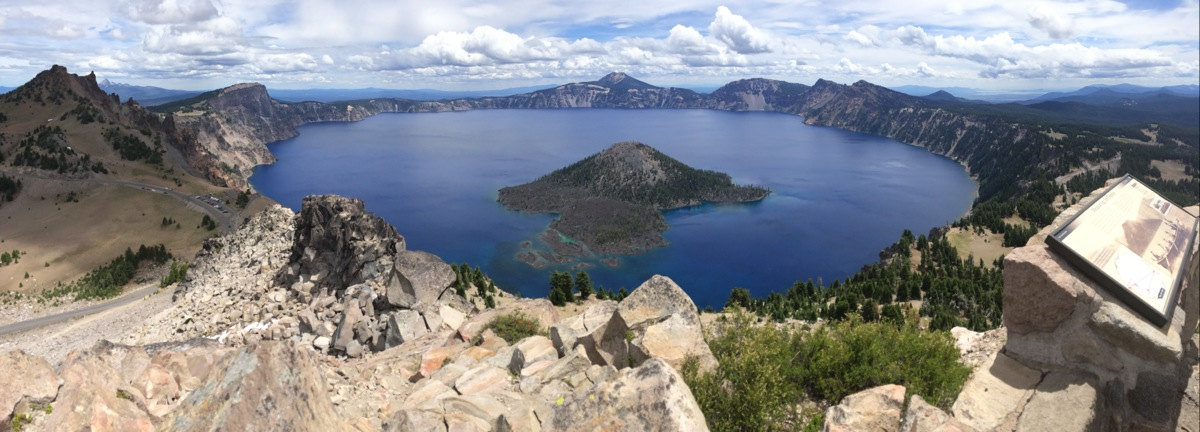
#> input picture createrLake.tiff, 1200 x 432 px
$ jupyter execute --allow-errors compression_decompression_asfunctions.ipynb   (shell and % lines are left out)   (older library calls are emulated)
#> lines starting #> are read from the running program, lines starting #| are printed output that depends on the picture
#> further down, rgbImage is the input picture: shape (432, 1200, 3); mean R, G, B 135.6, 137.4, 141.3
[cell 1]
#initialise variables and import dependencies
%pylab
import numpy as np
from numpy import *
import matplotlib.pyplot as plt
from scipy import fftpack
from scipy import misc
from scipy import ndimage
from __future__ import division
from sys import getsizeof
import IPython
import scipy
# Import functions and libraries
import numpy as np
import matplotlib.pyplot as plt
import scipy
from PIL import Image

from numpy import pi
from numpy import sin
from numpy import zeros
from numpy import r_
from scipy import signal
from scipy import misc # pip install Pillow
import matplotlib.pylab as pylab
import os
# import zigzag functions
from zigzag import *

[cell 2]
# [4 lines left out: function formatImage, not called in this run]

def reformatImage(image):
    img = np.array(image, dtype = uint8)
    return img
def dct2(a):
    return scipy.fftpack.dct( scipy.fftpack.dct( a, axis=0, norm='ortho' ), axis=1, norm='ortho' )

def idct2(a):
    return scipy.fftpack.idct( scipy.fftpack.idct( a, axis=0 , norm='ortho'), axis=1 , norm='ortho')

# [8 lines left out: function EE123_psnr, not called in this run]

def rgb_to_ycbcr(r, g, b):
    y  = 0.299*r + 0.587*g    + 0.114*b
    cb = 128     - 0.168736*r - 0.331364*g + 0.5*b
    cr = 128     + 0.5*r      - 0.418688*g - 0.081312*b
    return y,cb,cr

# [11 lines left out: function ycbcr_to_rgb, not called in this run]
quality=10
if quality <50:
    alpha=50/quality
else:  alpha=2-quality/50
# Quantization Matrix
QUANTIZATION_MAT_Y = alpha * np.array([[16,11,10,16,24,40,51,61],[12,12,14,19,26,58,60,55],[14,13,16,24,40,57,69,56 ],[14,17,22,29,51,87,80,62],[18,22,37,56,68,109,103,77],[24,35,55,64,81,104,113,92],[49,64,78,87,103,121,120,101],[72,92,95,98,112,100,103,99]])
QUANTIZATION_MAT_C = alpha * np.array([[17, 18, 24, 47, 99, 99, 99, 99],[18, 21, 26, 66, 99, 99, 99, 99],[24, 26, 56, 99, 99, 99, 99, 99],[47, 66, 99, 99, 99, 99, 99, 99],[99, 99, 99, 99, 99, 99, 99, 99],[99, 99, 99, 99, 99, 99, 99, 99],[99, 99, 99, 99, 99, 99, 99, 99],[99, 99, 99, 99, 99, 99, 99, 99],])


# [16 lines left out: function get_run_length_encoding, not called in this run]
# defining block size
block_size = 8

[cell 3]
def compress(rgbImage,quality):
#> called with quality = 25
    global QUANTIZATION_MAT_C,QUANTIZATION_MAT_Y
    if quality <50:
        alpha=50/quality
    else:  alpha=2-quality/50
    # Quantization Matrix
    QUANTIZATION_MAT_Y = alpha * np.array([[16,11,10,16,24,40,51,61],[12,12,14,19,26,58,60,55],[14,13,16,24,40,57,69,56 ],[14,17,22,29,51,87,80,62],[18,22,37,56,68,109,103,77],[24,35,55,64,81,104,113,92],[49,64,78,87,103,121,120,101],[72,92,95,98,112,100,103,99]])
    QUANTIZATION_MAT_C = alpha * np.array([[17, 18, 24, 47, 99, 99, 99, 99],[18, 21, 26, 66, 99, 99, 99, 99],[24, 26, 56, 99, 99, 99, 99, 99],[47, 66, 99, 99, 99, 99, 99, 99],[99, 99, 99, 99, 99, 99, 99, 99],[99, 99, 99, 99, 99, 99, 99, 99],[99, 99, 99, 99, 99, 99, 99, 99],[99, 99, 99, 99, 99, 99, 99, 99],])
    #Extract color channels
    redChannel = rgbImage[:,:,0]
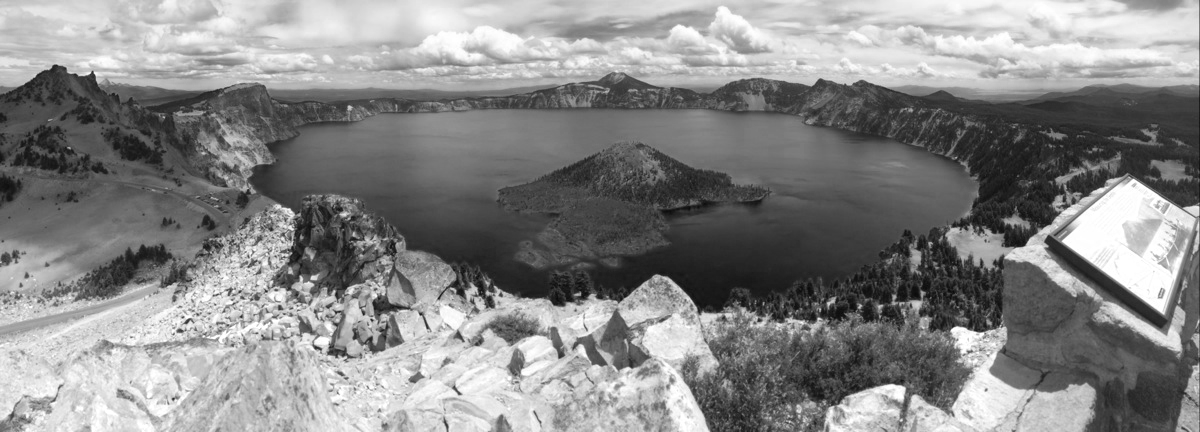
#> redChannel: shape (432, 1200); min 10, max 255, mean 135.6
    greenChannel = rgbImage[:,:,1]
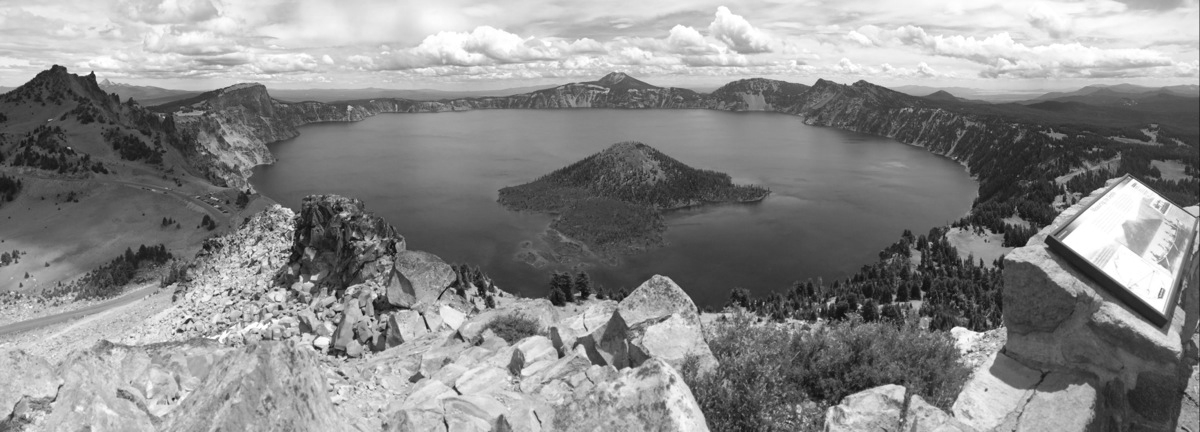
#> greenChannel: shape (432, 1200); min 11, max 255, mean 137.4
    blueChannel = rgbImage[:,:,2]
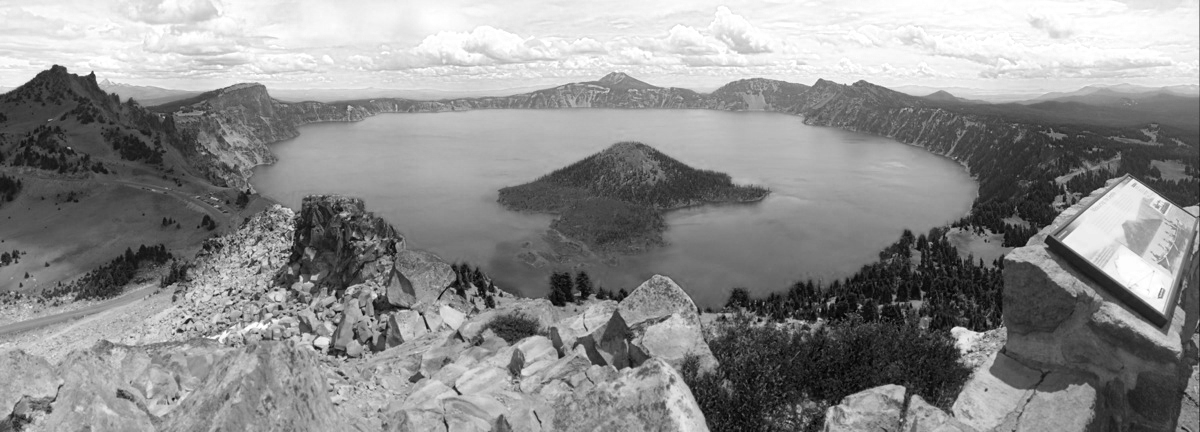
#> blueChannel: shape (432, 1200); min 0, max 255, mean 141.3
    row,column,color = shape(rgbImage)
#> row = 432; column = 1200; color = 3

    #Calculating YCbCr values
    r=redChannel
    g=greenChannel
    b=blueChannel

    y,cb,cr = rgb_to_ycbcr(r,g,b)
#> in rgb_to_ycbcr, `cb = 128     - 0.168736*r - 0.331364*g + 0.5*b`:
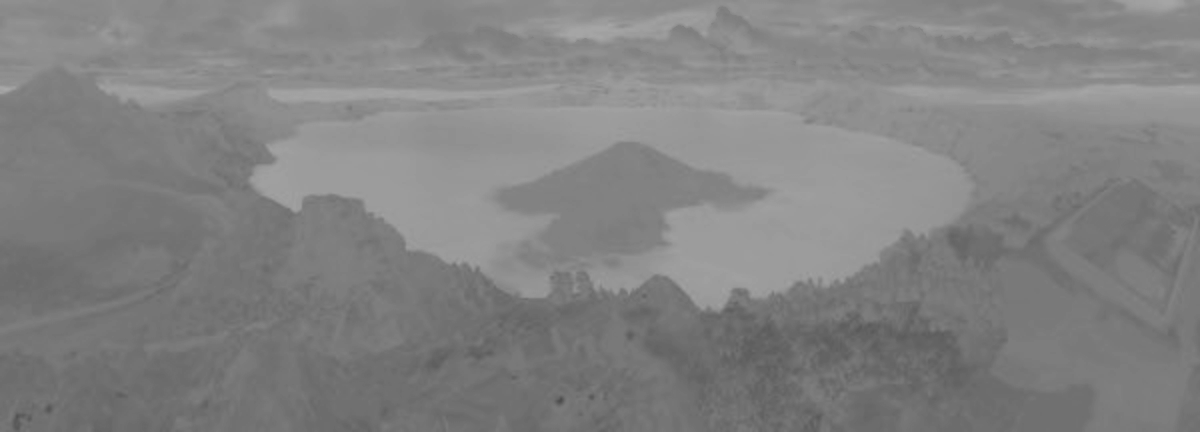
#> cb: shape (432, 1200) float64; min 76.15, max 169.2, mean 130.3
#> in rgb_to_ycbcr, `cr = 128     + 0.5*r      - 0.418688*g - 0.081312*b`:
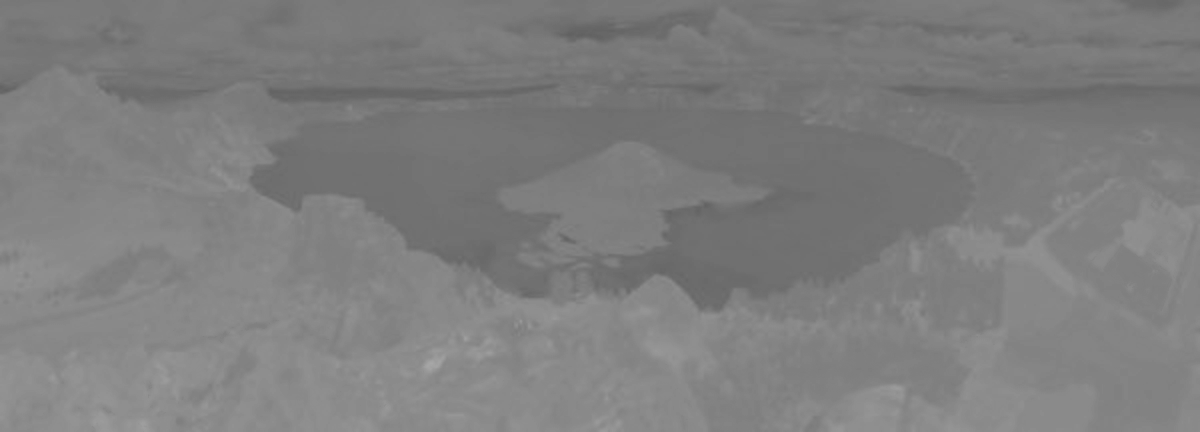
#> cr: shape (432, 1200) float64; min 97.12, max 167.3, mean 126.7

    #8x8 Blockwise DCT on y, Cb and Cr
    #DCT on y
    imgy=y
    #size of y
    hy=imgy.shape[0]
#> hy = 432
    wy=imgy.shape[1]
#> wy = 1200

    height_y = hy
#> height_y = 432
    width_y = wy
#> width_y = 1200
    hy = np.float32(hy)
    wy = np.float32(wy)
    #No. of blocks to perform dct
    nbhy = math.ceil(hy/block_size)
    nbhy = np.int32(nbhy)

    nbwy = math.ceil(wy/block_size)
    nbwy = np.int32(nbwy)

    # height of padded image
    Hy =  block_size * nbhy

    # width of padded image
    Wy =  block_size * nbwy

    # create a numpy zero matrix with size of H,W
    padded_imgy = np.zeros((Hy,Wy))

    padded_imgy[0:height_y,0:width_y] = imgy[0:height_y,0:width_y]

    #the good stuff
    for i in range(nbhy):
            # Compute start and end row index of the block
            row_ind_1 = i*block_size
            row_ind_2 = row_ind_1+block_size

            for j in range(nbwy):

                # Compute start & end column index of the block
                col_ind_1 = j*block_size
                col_ind_2 = col_ind_1+block_size

                blocky = padded_imgy[ row_ind_1 : row_ind_2 , col_ind_1 : col_ind_2 ]

                # apply 2D discrete cosine transform to the selected block
                DCTy = dct2(blocky)

                DCT_normalizedy = np.divide(DCTy,QUANTIZATION_MAT_Y).astype(int)

                # reorder DCT coefficients in zig zag order by calling zigzag function
                # it will give you a one dimentional array
                reorderedy = zigzag(DCT_normalizedy)

                # reshape the reorderd array back to (block size by block size) (here: 8-by-8)
                reshapedy= np.reshape(reorderedy, (block_size, block_size))

                # copy reshaped matrix into padded_img on current block corresponding indices
                padded_imgy[row_ind_1 : row_ind_2 , col_ind_1 : col_ind_2] = reshapedy

    #misc.imshow(np.uint8(padded_imgy))
    arrangedy = padded_imgy.flatten()


    bitstreamy = get_run_length_encoding(arrangedy)

    # Two terms are assigned for size as well, semicolon denotes end of image to reciever
    bitstreamy = str(padded_imgy.shape[0]) + " " + str(padded_imgy.shape[1]) + " " + bitstreamy + ";"

    #save as .txt
    filey = open("imagey.txt","w")
    filey.write(bitstreamy)
    filey.close()

    #DCT on cr
    imgcr=cr
    #size of cr
    hcr=imgcr.shape[0]
    wcr=imgcr.shape[1]

    height_cr = hcr
    width_cr = wcr
    hcr = np.float32(hcr)
    wcr = np.float32(wcr)
    #No. of blocks to perform dct
    nbhcr = math.ceil(hcr/block_size)
    nbhcr = np.int32(nbhcr)

    nbwcr = math.ceil(wcr/block_size)
    nbwcr = np.int32(nbwcr)

    # height of padded image
    Hcr =  block_size * nbhcr

    # width of padded image
    Wcr =  block_size * nbwcr

    # create a numpy zero matrix with size of H,W
    padded_imgcr = np.zeros((Hcr,Wcr))

    padded_imgcr[0:height_cr,0:width_cr] = imgcr[0:height_cr,0:width_cr]

    #the good stuff
    for i in range(nbhcr):
            # Compute start and end row index of the block
            row_ind_1 = i*block_size
            row_ind_2 = row_ind_1+block_size

            for j in range(nbwcr):

                # Compute start & end column index of the block
                col_ind_1 = j*block_size
                col_ind_2 = col_ind_1+block_size

                blockcr = padded_imgcr[ row_ind_1 : row_ind_2 , col_ind_1 : col_ind_2 ]

                # apply 2D discrete cosine transform to the selected block
                DCTcr = dct2(blockcr)

                DCT_normalizedcr = np.divide(DCTcr,QUANTIZATION_MAT_C).astype(int)

                # reorder DCT coefficients in zig zag order by calling zigzag function
                # it will give you a one dimentional array
                reorderedcr = zigzag(DCT_normalizedcr)

                # reshape the reorderd array back to (block size by block size) (here: 8-by-8)
                reshapedcr= np.reshape(reorderedcr, (block_size, block_size))

                # copy reshaped matrix into padded_img on current block corresponding indices
                padded_imgcr[row_ind_1 : row_ind_2 , col_ind_1 : col_ind_2] = reshapedcr

    #misc.imshow(np.uint8(padded_imgy))
    arrangedcr = padded_imgcr.flatten()


    bitstreamcr = get_run_length_encoding(arrangedcr)

    # Two terms are assigned for size as well, semicolon denotes end of image to reciever
    bitstreamcr = str(padded_imgcr.shape[0]) + " " + str(padded_imgcr.shape[1]) + " " + bitstreamcr + ";"

    #save as .txt
    filecr = open("imagecr.txt","w")
    filecr.write(bitstreamcr)
    filecr.close()

    #8x8 Blockwise DCT on y, Cb and Cr
    #DCT on cb
    imgcb=cb
    #size of cb
    hcb=imgcb.shape[0]
    wcb=imgcb.shape[1]

    height_cb = hcb
    width_cb = wcb
    hcb = np.float32(hcb)
    wcb = np.float32(wcb)
    #No. of blocks to perform dct
    nbhcb = math.ceil(hcb/block_size)
    nbhcb = np.int32(nbhcb)

    nbwcb = math.ceil(wcb/block_size)
    nbwcb = np.int32(nbwcb)

    # height of padded image
    Hcb =  block_size * nbhcb

    # width of padded image
    Wcb =  block_size * nbwcb

    # create a numpy zero matrix with size of H,W
    padded_imgcb = np.zeros((Hcb,Wcb))

    padded_imgcb[0:height_cb,0:width_cb] = imgcb[0:height_cb,0:width_cb]

    #the good stuff
    for i in range(nbhcb):
            # Compute start and end row index of the block
            row_ind_1 = i*block_size
            row_ind_2 = row_ind_1+block_size

            for j in range(nbwcb):

                # Compute start & end column index of the block
                col_ind_1 = j*block_size
                col_ind_2 = col_ind_1+block_size

                blockcb = padded_imgcb[ row_ind_1 : row_ind_2 , col_ind_1 : col_ind_2 ]

                # apply 2D discrete cosine transform to the selected block
                DCTcb = dct2(blockcb)

                DCT_normalizedcb = np.divide(DCTcb,QUANTIZATION_MAT_C).astype(int)

                # reorder DCT coefficients in zig zag order by calling zigzag function
                # it will give you a one dimentional array
                reorderedcb = zigzag(DCT_normalizedcb)

                # reshape the reorderd array back to (block size by block size) (here: 8-by-8)
                reshapedcb= np.reshape(reorderedcb, (block_size, block_size))

                # copy reshaped matrix into padded_img on current block corresponding indices
                padded_imgcb[row_ind_1 : row_ind_2 , col_ind_1 : col_ind_2] = reshapedcb

    #misc.imshow(np.uint8(padded_imgy))
    arrangedcb = padded_imgcb.flatten()


    bitstreamcb = get_run_length_encoding(arrangedcb)

    # Two terms are assigned for size as well, semicolon denotes end of image to reciever
    bitstreamcb = str(padded_imgcb.shape[0]) + " " + str(padded_imgcb.shape[1]) + " " + bitstreamcb + ";"


    #save as .txt
    filecb = open("imagecb.txt","w")
    filecb.write(bitstreamcb)
    filecb.close()
    return bitstreamy , bitstreamcr, bitstreamcb

[cell 4]
# [213 lines left out: function decompress, not called in this run]

[cell 5]
#test
rgbImage = misc.imread("createrLake.tiff")
#> (the rest of this cell did not finish here and is left out)
